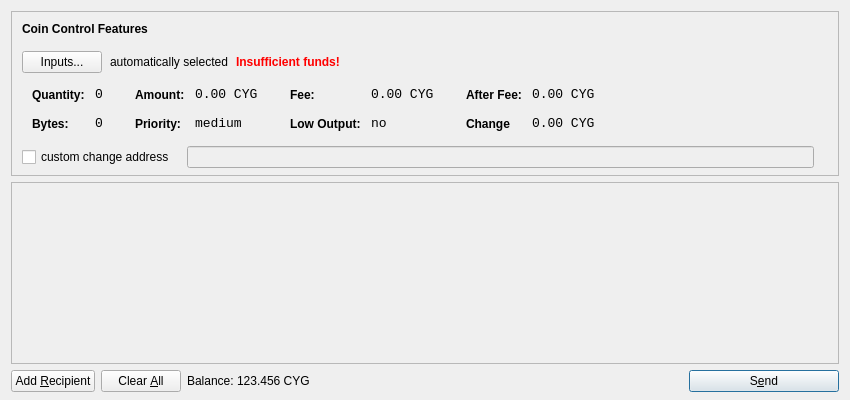
<?xml version="1.0" encoding="UTF-8"?>
<ui version="4.0">
 <class>SendCoinsDialog</class>
 <widget class="QDialog" name="SendCoinsDialog">
  <property name="geometry">
   <rect>
    <x>0</x>
    <y>0</y>
    <width>850</width>
    <height>400</height>
   </rect>
  </property>
  <property name="windowTitle">
   <string>Send Coins</string>
  </property>
  <layout class="QVBoxLayout" name="verticalLayout" stretch="0,1,0">
   <property name="bottomMargin">
    <number>8</number>
   </property>
   <item>
    <widget class="QFrame" name="frameCoinControl">
     <property name="sizePolicy">
      <sizepolicy hsizetype="Expanding" vsizetype="Expanding">
       <horstretch>0</horstretch>
       <verstretch>0</verstretch>
      </sizepolicy>
     </property>
     <property name="maximumSize">
      <size>
       <width>16777215</width>
       <height>16777215</height>
      </size>
     </property>
     <property name="frameShape">
      <enum>QFrame::StyledPanel</enum>
     </property>
     <property name="frameShadow">
      <enum>QFrame::Sunken</enum>
     </property>
     <layout class="QVBoxLayout" name="verticalLayoutCoinControl2">
      <property name="spacing">
       <number>6</number>
      </property>
      <property name="leftMargin">
       <number>0</number>
      </property>
      <property name="topMargin">
       <number>0</number>
      </property>
      <property name="rightMargin">
       <number>0</number>
      </property>
      <property name="bottomMargin">
       <number>6</number>
      </property>
      <item>
       <layout class="QVBoxLayout" name="verticalLayoutCoinControl" stretch="0,0,0,0,1">
        <property name="spacing">
         <number>0</number>
        </property>
        <property name="leftMargin">
         <number>10</number>
        </property>
        <property name="topMargin">
         <number>10</number>
        </property>
        <item>
         <layout class="QHBoxLayout" name="horizontalLayoutCoinControl1">
          <property name="bottomMargin">
           <number>15</number>
          </property>
          <item>
           <widget class="QLabel" name="labelCoinControlFeatures">
            <property name="sizePolicy">
             <sizepolicy hsizetype="Preferred" vsizetype="Maximum">
              <horstretch>0</horstretch>
              <verstretch>0</verstretch>
             </sizepolicy>
            </property>
            <property name="font">
             <font>
              <weight>75</weight>
              <bold>true</bold>
             </font>
            </property>
            <property name="styleSheet">
             <string notr="true">font-weight:bold;</string>
            </property>
            <property name="text">
             <string>Coin Control Features</string>
            </property>
           </widget>
          </item>
         </layout>
        </item>
        <item>
         <layout class="QHBoxLayout" name="horizontalLayoutCoinControl2" stretch="0,0,0,0">
          <property name="spacing">
           <number>8</number>
          </property>
          <property name="bottomMargin">
           <number>10</number>
          </property>
          <item>
           <widget class="QPushButton" name="pushButtonCoinControl">
            <property name="styleSheet">
             <string notr="true"/>
            </property>
            <property name="text">
             <string>Inputs...</string>
            </property>
           </widget>
          </item>
          <item>
           <widget class="QLabel" name="labelCoinControlAutomaticallySelected">
            <property name="text">
             <string>automatically selected</string>
            </property>
            <property name="margin">
             <number>5</number>
            </property>
           </widget>
          </item>
          <item>
           <widget class="QLabel" name="labelCoinControlInsuffFunds">
            <property name="font">
             <font>
              <weight>75</weight>
              <bold>true</bold>
             </font>
            </property>
            <property name="styleSheet">
             <string notr="true">color:red;font-weight:bold;</string>
            </property>
            <property name="text">
             <string>Insufficient funds!</string>
            </property>
            <property name="margin">
             <number>5</number>
            </property>
           </widget>
          </item>
          <item>
           <spacer name="horizontalSpacerCoinControl">
            <property name="orientation">
             <enum>Qt::Horizontal</enum>
            </property>
            <property name="sizeHint" stdset="0">
             <size>
              <width>40</width>
              <height>1</height>
             </size>
            </property>
           </spacer>
          </item>
         </layout>
        </item>
        <item>
         <widget class="QWidget" name="widgetCoinControl" native="true">
          <property name="sizePolicy">
           <sizepolicy hsizetype="Preferred" vsizetype="Preferred">
            <horstretch>0</horstretch>
            <verstretch>0</verstretch>
           </sizepolicy>
          </property>
          <property name="minimumSize">
           <size>
            <width>0</width>
            <height>0</height>
           </size>
          </property>
          <property name="styleSheet">
           <string notr="true"/>
          </property>
          <layout class="QHBoxLayout" name="horizontalLayoutCoinControl5">
           <property name="margin">
            <number>0</number>
           </property>
           <item>
            <layout class="QHBoxLayout" name="horizontalLayoutCoinControl3" stretch="0,0,0,1">
             <property name="spacing">
              <number>20</number>
             </property>
             <property name="topMargin">
              <number>0</number>
             </property>
             <property name="bottomMargin">
              <number>10</number>
             </property>
             <item>
              <layout class="QFormLayout" name="formLayoutCoinControl1">
               <property name="horizontalSpacing">
                <number>10</number>
               </property>
               <property name="verticalSpacing">
                <number>14</number>
               </property>
               <property name="leftMargin">
                <number>10</number>
               </property>
               <property name="topMargin">
                <number>4</number>
               </property>
               <property name="rightMargin">
                <number>6</number>
               </property>
               <item row="0" column="0">
                <widget class="QLabel" name="labelCoinControlQuantityText">
                 <property name="styleSheet">
                  <string notr="true">font-weight:bold;</string>
                 </property>
                 <property name="text">
                  <string>Quantity:</string>
                 </property>
                 <property name="margin">
                  <number>0</number>
                 </property>
                </widget>
               </item>
               <item row="0" column="1">
                <widget class="QLabel" name="labelCoinControlQuantity">
                 <property name="font">
                  <font>
                   <family>Monospace</family>
                   <pointsize>10</pointsize>
                  </font>
                 </property>
                 <property name="cursor">
                  <cursorShape>IBeamCursor</cursorShape>
                 </property>
                 <property name="contextMenuPolicy">
                  <enum>Qt::ActionsContextMenu</enum>
                 </property>
                 <property name="text">
                  <string>0</string>
                 </property>
                 <property name="margin">
                  <number>0</number>
                 </property>
                 <property name="textInteractionFlags">
                  <set>Qt::LinksAccessibleByMouse|Qt::TextSelectableByKeyboard|Qt::TextSelectableByMouse</set>
                 </property>
                </widget>
               </item>
               <item row="1" column="0">
                <widget class="QLabel" name="labelCoinControlBytesText">
                 <property name="styleSheet">
                  <string notr="true">font-weight:bold;</string>
                 </property>
                 <property name="text">
                  <string>Bytes:</string>
                 </property>
                </widget>
               </item>
               <item row="1" column="1">
                <widget class="QLabel" name="labelCoinControlBytes">
                 <property name="font">
                  <font>
                   <family>Monospace</family>
                   <pointsize>10</pointsize>
                  </font>
                 </property>
                 <property name="cursor">
                  <cursorShape>IBeamCursor</cursorShape>
                 </property>
                 <property name="contextMenuPolicy">
                  <enum>Qt::ActionsContextMenu</enum>
                 </property>
                 <property name="text">
                  <string>0</string>
                 </property>
                 <property name="textInteractionFlags">
                  <set>Qt::LinksAccessibleByMouse|Qt::TextSelectableByKeyboard|Qt::TextSelectableByMouse</set>
                 </property>
                </widget>
               </item>
              </layout>
             </item>
             <item>
              <layout class="QFormLayout" name="formLayoutCoinControl2">
               <property name="horizontalSpacing">
                <number>10</number>
               </property>
               <property name="verticalSpacing">
                <number>14</number>
               </property>
               <property name="leftMargin">
                <number>6</number>
               </property>
               <property name="topMargin">
                <number>4</number>
               </property>
               <property name="rightMargin">
                <number>6</number>
               </property>
               <item row="0" column="0">
                <widget class="QLabel" name="labelCoinControlAmountText">
                 <property name="styleSheet">
                  <string notr="true">font-weight:bold;</string>
                 </property>
                 <property name="text">
                  <string>Amount:</string>
                 </property>
                 <property name="margin">
                  <number>0</number>
                 </property>
                </widget>
               </item>
               <item row="0" column="1">
                <widget class="QLabel" name="labelCoinControlAmount">
                 <property name="font">
                  <font>
                   <family>Monospace</family>
                   <pointsize>10</pointsize>
                  </font>
                 </property>
                 <property name="cursor">
                  <cursorShape>IBeamCursor</cursorShape>
                 </property>
                 <property name="contextMenuPolicy">
                  <enum>Qt::ActionsContextMenu</enum>
                 </property>
                 <property name="text">
                  <string>0.00 CYG</string>
                 </property>
                 <property name="textInteractionFlags">
                  <set>Qt::LinksAccessibleByMouse|Qt::TextSelectableByKeyboard|Qt::TextSelectableByMouse</set>
                 </property>
                </widget>
               </item>
               <item row="1" column="0">
                <widget class="QLabel" name="labelCoinControlPriorityText">
                 <property name="styleSheet">
                  <string notr="true">font-weight:bold;</string>
                 </property>
                 <property name="text">
                  <string>Priority:</string>
                 </property>
                </widget>
               </item>
               <item row="1" column="1">
                <widget class="QLabel" name="labelCoinControlPriority">
                 <property name="font">
                  <font>
                   <family>Monospace</family>
                   <pointsize>10</pointsize>
                  </font>
                 </property>
                 <property name="cursor">
                  <cursorShape>IBeamCursor</cursorShape>
                 </property>
                 <property name="contextMenuPolicy">
                  <enum>Qt::ActionsContextMenu</enum>
                 </property>
                 <property name="text">
                  <string>medium</string>
                 </property>
                 <property name="textInteractionFlags">
                  <set>Qt::LinksAccessibleByMouse|Qt::TextSelectableByKeyboard|Qt::TextSelectableByMouse</set>
                 </property>
                </widget>
               </item>
              </layout>
             </item>
             <item>
              <layout class="QFormLayout" name="formLayoutCoinControl3">
               <property name="horizontalSpacing">
                <number>10</number>
               </property>
               <property name="verticalSpacing">
                <number>14</number>
               </property>
               <property name="leftMargin">
                <number>6</number>
               </property>
               <property name="topMargin">
                <number>4</number>
               </property>
               <property name="rightMargin">
                <number>6</number>
               </property>
               <item row="0" column="0">
                <widget class="QLabel" name="labelCoinControlFeeText">
                 <property name="styleSheet">
                  <string notr="true">font-weight:bold;</string>
                 </property>
                 <property name="text">
                  <string>Fee:</string>
                 </property>
                 <property name="margin">
                  <number>0</number>
                 </property>
                </widget>
               </item>
               <item row="0" column="1">
                <widget class="QLabel" name="labelCoinControlFee">
                 <property name="font">
                  <font>
                   <family>Monospace</family>
                   <pointsize>10</pointsize>
                  </font>
                 </property>
                 <property name="cursor">
                  <cursorShape>IBeamCursor</cursorShape>
                 </property>
                 <property name="contextMenuPolicy">
                  <enum>Qt::ActionsContextMenu</enum>
                 </property>
                 <property name="text">
                  <string>0.00 CYG</string>
                 </property>
                 <property name="textInteractionFlags">
                  <set>Qt::LinksAccessibleByMouse|Qt::TextSelectableByKeyboard|Qt::TextSelectableByMouse</set>
                 </property>
                </widget>
               </item>
               <item row="1" column="0">
                <widget class="QLabel" name="labelCoinControlLowOutputText">
                 <property name="styleSheet">
                  <string notr="true">font-weight:bold;</string>
                 </property>
                 <property name="text">
                  <string>Low Output:</string>
                 </property>
                </widget>
               </item>
               <item row="1" column="1">
                <widget class="QLabel" name="labelCoinControlLowOutput">
                 <property name="font">
                  <font>
                   <family>Monospace</family>
                   <pointsize>10</pointsize>
                  </font>
                 </property>
                 <property name="cursor">
                  <cursorShape>IBeamCursor</cursorShape>
                 </property>
                 <property name="contextMenuPolicy">
                  <enum>Qt::ActionsContextMenu</enum>
                 </property>
                 <property name="text">
                  <string>no</string>
                 </property>
                 <property name="textInteractionFlags">
                  <set>Qt::LinksAccessibleByMouse|Qt::TextSelectableByKeyboard|Qt::TextSelectableByMouse</set>
                 </property>
                </widget>
               </item>
              </layout>
             </item>
             <item>
              <layout class="QFormLayout" name="formLayoutCoinControl4">
               <property name="horizontalSpacing">
                <number>10</number>
               </property>
               <property name="verticalSpacing">
                <number>14</number>
               </property>
               <property name="leftMargin">
                <number>6</number>
               </property>
               <property name="topMargin">
                <number>4</number>
               </property>
               <property name="rightMargin">
                <number>6</number>
               </property>
               <item row="0" column="0">
                <widget class="QLabel" name="labelCoinControlAfterFeeText">
                 <property name="styleSheet">
                  <string notr="true">font-weight:bold;</string>
                 </property>
                 <property name="text">
                  <string>After Fee:</string>
                 </property>
                 <property name="margin">
                  <number>0</number>
                 </property>
                </widget>
               </item>
               <item row="0" column="1">
                <widget class="QLabel" name="labelCoinControlAfterFee">
                 <property name="font">
                  <font>
                   <family>Monospace</family>
                   <pointsize>10</pointsize>
                  </font>
                 </property>
                 <property name="cursor">
                  <cursorShape>IBeamCursor</cursorShape>
                 </property>
                 <property name="contextMenuPolicy">
                  <enum>Qt::ActionsContextMenu</enum>
                 </property>
                 <property name="text">
                  <string>0.00 CYG</string>
                 </property>
                 <property name="textInteractionFlags">
                  <set>Qt::LinksAccessibleByMouse|Qt::TextSelectableByKeyboard|Qt::TextSelectableByMouse</set>
                 </property>
                </widget>
               </item>
               <item row="1" column="0">
                <widget class="QLabel" name="labelCoinControlChangeText">
                 <property name="styleSheet">
                  <string notr="true">font-weight:bold;</string>
                 </property>
                 <property name="text">
                  <string>Change</string>
                 </property>
                </widget>
               </item>
               <item row="1" column="1">
                <widget class="QLabel" name="labelCoinControlChange">
                 <property name="font">
                  <font>
                   <family>Monospace</family>
                   <pointsize>10</pointsize>
                  </font>
                 </property>
                 <property name="cursor">
                  <cursorShape>IBeamCursor</cursorShape>
                 </property>
                 <property name="contextMenuPolicy">
                  <enum>Qt::ActionsContextMenu</enum>
                 </property>
                 <property name="text">
                  <string>0.00 CYG</string>
                 </property>
                 <property name="textInteractionFlags">
                  <set>Qt::LinksAccessibleByMouse|Qt::TextSelectableByKeyboard|Qt::TextSelectableByMouse</set>
                 </property>
                </widget>
               </item>
              </layout>
             </item>
            </layout>
           </item>
          </layout>
         </widget>
        </item>
        <item>
         <layout class="QHBoxLayout" name="horizontalLayoutCoinControl4" stretch="0,0,0">
          <property name="spacing">
           <number>12</number>
          </property>
          <property name="sizeConstraint">
           <enum>QLayout::SetDefaultConstraint</enum>
          </property>
          <property name="topMargin">
           <number>5</number>
          </property>
          <property name="rightMargin">
           <number>5</number>
          </property>
          <item>
           <widget class="QCheckBox" name="checkBoxCoinControlChange">
            <property name="text">
             <string>custom change address</string>
            </property>
           </widget>
          </item>
          <item>
           <widget class="QLineEdit" name="lineEditCoinControlChange">
            <property name="enabled">
             <bool>false</bool>
            </property>
            <property name="sizePolicy">
             <sizepolicy hsizetype="Expanding" vsizetype="Fixed">
              <horstretch>0</horstretch>
              <verstretch>0</verstretch>
             </sizepolicy>
            </property>
           </widget>
          </item>
          <item>
           <widget class="QLabel" name="labelCoinControlChangeLabel">
            <property name="sizePolicy">
             <sizepolicy hsizetype="Preferred" vsizetype="Expanding">
              <horstretch>0</horstretch>
              <verstretch>0</verstretch>
             </sizepolicy>
            </property>
            <property name="minimumSize">
             <size>
              <width>0</width>
              <height>0</height>
             </size>
            </property>
            <property name="text">
             <string/>
            </property>
            <property name="margin">
             <number>3</number>
            </property>
           </widget>
          </item>
         </layout>
        </item>
        <item>
         <spacer name="verticalSpacerCoinControl">
          <property name="orientation">
           <enum>Qt::Vertical</enum>
          </property>
          <property name="sizeHint" stdset="0">
           <size>
            <width>800</width>
            <height>1</height>
           </size>
          </property>
         </spacer>
        </item>
       </layout>
      </item>
     </layout>
    </widget>
   </item>
   <item>
    <widget class="QScrollArea" name="scrollArea">
     <property name="widgetResizable">
      <bool>true</bool>
     </property>
     <widget class="QWidget" name="scrollAreaWidgetContents">
      <property name="geometry">
       <rect>
        <x>0</x>
        <y>0</y>
        <width>830</width>
        <height>172</height>
       </rect>
      </property>
      <layout class="QVBoxLayout" name="verticalLayout_2">
       <property name="margin">
        <number>0</number>
       </property>
       <item>
        <layout class="QVBoxLayout" name="entries">
         <property name="spacing">
          <number>6</number>
         </property>
        </layout>
       </item>
       <item>
        <spacer name="verticalSpacer">
         <property name="orientation">
          <enum>Qt::Vertical</enum>
         </property>
         <property name="sizeHint" stdset="0">
          <size>
           <width>20</width>
           <height>40</height>
          </size>
         </property>
        </spacer>
       </item>
      </layout>
     </widget>
    </widget>
   </item>
   <item>
    <layout class="QHBoxLayout" name="horizontalLayout">
     <item>
      <widget class="QPushButton" name="addButton">
       <property name="toolTip">
        <string>Send to multiple recipients at once</string>
       </property>
       <property name="text">
        <string>Add &amp;Recipient</string>
       </property>
       <property name="icon">
        <iconset resource="../bitcoin.qrc">
         <normaloff>:/icons/add</normaloff>:/icons/add</iconset>
       </property>
       <property name="autoDefault">
        <bool>false</bool>
       </property>
      </widget>
     </item>
     <item>
      <widget class="QPushButton" name="clearButton">
       <property name="sizePolicy">
        <sizepolicy hsizetype="Minimum" vsizetype="Fixed">
         <horstretch>0</horstretch>
         <verstretch>0</verstretch>
        </sizepolicy>
       </property>
       <property name="toolTip">
        <string>Remove all transaction fields</string>
       </property>
       <property name="text">
        <string>Clear &amp;All</string>
       </property>
       <property name="icon">
        <iconset resource="../bitcoin.qrc">
         <normaloff>:/icons/remove</normaloff>:/icons/remove</iconset>
       </property>
       <property name="autoRepeatDelay">
        <number>300</number>
       </property>
       <property name="autoDefault">
        <bool>false</bool>
       </property>
      </widget>
     </item>
     <item>
      <layout class="QHBoxLayout" name="horizontalLayout_2">
       <property name="spacing">
        <number>3</number>
       </property>
       <item>
        <widget class="QLabel" name="label">
         <property name="sizePolicy">
          <sizepolicy hsizetype="Preferred" vsizetype="Fixed">
           <horstretch>0</horstretch>
           <verstretch>0</verstretch>
          </sizepolicy>
         </property>
         <property name="text">
          <string>Balance:</string>
         </property>
        </widget>
       </item>
       <item>
        <widget class="QLabel" name="labelBalance">
         <property name="sizePolicy">
          <sizepolicy hsizetype="Preferred" vsizetype="Fixed">
           <horstretch>0</horstretch>
           <verstretch>0</verstretch>
          </sizepolicy>
         </property>
         <property name="cursor">
          <cursorShape>IBeamCursor</cursorShape>
         </property>
         <property name="text">
          <string>123.456 CYG</string>
         </property>
         <property name="textInteractionFlags">
          <set>Qt::LinksAccessibleByMouse|Qt::TextSelectableByKeyboard|Qt::TextSelectableByMouse</set>
         </property>
        </widget>
       </item>
      </layout>
     </item>
     <item>
      <spacer name="horizontalSpacer">
       <property name="orientation">
        <enum>Qt::Horizontal</enum>
       </property>
       <property name="sizeHint" stdset="0">
        <size>
         <width>40</width>
         <height>20</height>
        </size>
       </property>
      </spacer>
     </item>
     <item>
      <widget class="QPushButton" name="sendButton">
       <property name="minimumSize">
        <size>
         <width>150</width>
         <height>0</height>
        </size>
       </property>
       <property name="toolTip">
        <string>Confirm the send action</string>
       </property>
       <property name="text">
        <string>S&amp;end</string>
       </property>
       <property name="icon">
        <iconset resource="../bitcoin.qrc">
         <normaloff>:/icons/send</normaloff>:/icons/send</iconset>
       </property>
       <property name="default">
        <bool>true</bool>
       </property>
      </widget>
     </item>
    </layout>
   </item>
  </layout>
 </widget>
 <resources>
  <include location="../bitcoin.qrc"/>
 </resources>
 <connections/>
</ui>
